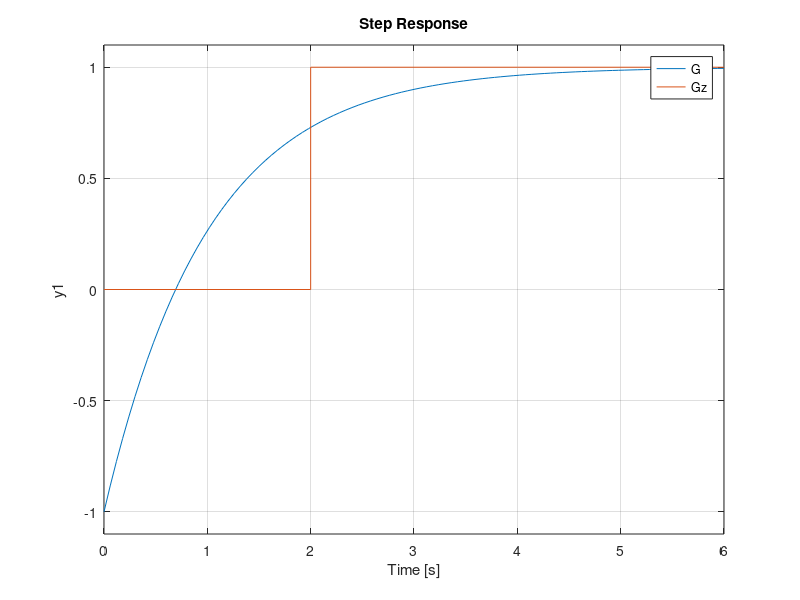

The MATLAB source for this figure:
pkg load signal

% define the Laplace variable 's'
s = tf('s');

% create our transfer function G(s)
G = 2/(s + 1);

%convert it to z-domain with Tustin methods
Gz = c2d(G, 1, 'tustin');

% sample time T=0.1 seconds
Gz = c2d(G, 0.1, 'tustin');

%checking the frequncy respo
bode(G, Gz);

%%%%%%%%%%%%%%%%%%%%%%%%%%%%%%%%%
s = tf('s');

% create our transfer function G(s)
G = (1 -s) /(1 + s);

%convert it to z-domain with Tustin methods
Gz = c2d(G, 2, 'tustin');

bode(G, Gz);
step(G, Gz);

ampli = zeros(10,1);

j = 0.2
amp = ((1 - j)/(1 + j))^2


